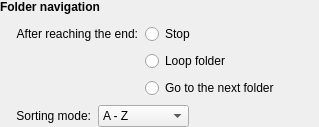
                <widget class="QWidget" name="folderNavGroup" native="true">
                 <property name="accessibleName">
                  <string notr="true">SGroup</string>
                 </property>
                 <layout class="QVBoxLayout" name="verticalLayout_16">
                  <property name="leftMargin">
                   <number>0</number>
                  </property>
                  <property name="topMargin">
                   <number>0</number>
                  </property>
                  <property name="rightMargin">
                   <number>0</number>
                  </property>
                  <property name="bottomMargin">
                   <number>0</number>
                  </property>
                  <item>
                   <layout class="QHBoxLayout" name="horizontalLayout_32">
                    <property name="leftMargin">
                     <number>0</number>
                    </property>
                    <property name="topMargin">
                     <number>0</number>
                    </property>
                    <item>
                     <widget class="QLabel" name="label_30">
                      <property name="font">
                       <font>
                        <bold>true</bold>
                       </font>
                      </property>
                      <property name="text">
                       <string>Folder navigation</string>
                      </property>
                     </widget>
                    </item>
                    <item>
                     <widget class="QWidget" name="widget_7" native="true">
                      <property name="sizePolicy">
                       <sizepolicy hsizetype="Expanding" vsizetype="Preferred">
                        <horstretch>0</horstretch>
                        <verstretch>0</verstretch>
                       </sizepolicy>
                      </property>
                      <property name="accessibleName">
                       <string notr="true">SLine</string>
                      </property>
                     </widget>
                    </item>
                   </layout>
                  </item>
                  <item>
                   <layout class="QVBoxLayout" name="verticalLayout_17">
                    <property name="spacing">
                     <number>7</number>
                    </property>
                    <property name="leftMargin">
                     <number>16</number>
                    </property>
                    <property name="topMargin">
                     <number>4</number>
                    </property>
                    <item>
                     <layout class="QGridLayout" name="gridLayout_5">
                      <property name="leftMargin">
                       <number>0</number>
                      </property>
                      <property name="topMargin">
                       <number>0</number>
                      </property>
                      <property name="rightMargin">
                       <number>0</number>
                      </property>
                      <property name="bottomMargin">
                       <number>0</number>
                      </property>
                      <property name="verticalSpacing">
                       <number>7</number>
                      </property>
                      <item row="0" column="1">
                       <widget class="QRadioButton" name="folderEndNoAction">
                        <property name="text">
                         <string>Stop</string>
                        </property>
                        <property name="checked">
                         <bool>false</bool>
                        </property>
                       </widget>
                      </item>
                      <item row="1" column="1">
                       <widget class="QRadioButton" name="folderEndLoop">
                        <property name="text">
                         <string>Loop folder</string>
                        </property>
                       </widget>
                      </item>
                      <item row="2" column="1">
                       <widget class="QRadioButton" name="folderEndSwitchFolder">
                        <property name="text">
                         <string>Go to the next folder</string>
                        </property>
                       </widget>
                      </item>
                      <item row="0" column="0">
                       <widget class="QLabel" name="label_16">
                        <property name="text">
                         <string>After reaching the end:</string>
                        </property>
                        <property name="alignment">
                         <set>Qt::AlignRight|Qt::AlignTrailing|Qt::AlignVCenter</set>
                        </property>
                       </widget>
                      </item>
                      <item row="0" column="2">
                       <spacer name="horizontalSpacer_25">
                        <property name="orientation">
                         <enum>Qt::Horizontal</enum>
                        </property>
                        <property name="sizeHint" stdset="0">
                         <size>
                          <width>40</width>
                          <height>10</height>
                         </size>
                        </property>
                       </spacer>
                      </item>
                     </layout>
                    </item>
                    <item>
                     <layout class="QHBoxLayout" name="horizontalLayout_33">
                      <property name="leftMargin">
                       <number>0</number>
                      </property>
                      <property name="topMargin">
                       <number>0</number>
                      </property>
                      <property name="rightMargin">
                       <number>0</number>
                      </property>
                      <property name="bottomMargin">
                       <number>0</number>
                      </property>
                      <item>
                       <widget class="QLabel" name="label_6">
                        <property name="text">
                         <string>Sorting mode:</string>
                        </property>
                        <property name="alignment">
                         <set>Qt::AlignRight|Qt::AlignTrailing|Qt::AlignVCenter</set>
                        </property>
                       </widget>
                      </item>
                      <item>
                       <widget class="QComboBox" name="sortingComboBox">
                        <property name="sizePolicy">
                         <sizepolicy hsizetype="Minimum" vsizetype="Minimum">
                          <horstretch>0</horstretch>
                          <verstretch>0</verstretch>
                         </sizepolicy>
                        </property>
                        <item>
                         <property name="text">
                          <string>A - Z</string>
                         </property>
                        </item>
                        <item>
                         <property name="text">
                          <string>Z - A</string>
                         </property>
                        </item>
                        <item>
                         <property name="text">
                          <string>Size</string>
                         </property>
                        </item>
                        <item>
                         <property name="text">
                          <string>Size (desc)</string>
                         </property>
                        </item>
                        <item>
                         <property name="text">
                          <string>Oldest</string>
                         </property>
                        </item>
                        <item>
                         <property name="text">
                          <string>Newest</string>
                         </property>
                        </item>
                       </widget>
                      </item>
                      <item>
                       <spacer name="horizontalSpacer_15">
                        <property name="orientation">
                         <enum>Qt::Horizontal</enum>
                        </property>
                        <property name="sizeHint" stdset="0">
                         <size>
                          <width>40</width>
                          <height>20</height>
                         </size>
                        </property>
                       </spacer>
                      </item>
                     </layout>
                    </item>
                   </layout>
                  </item>
                 </layout>
                </widget>
